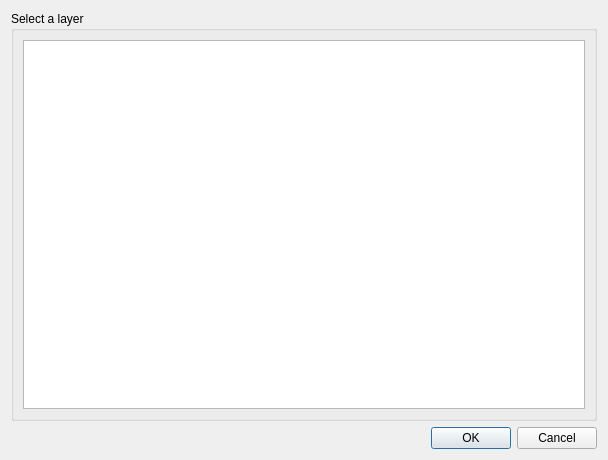
<?xml version="1.0" encoding="UTF-8"?>
<ui version="4.0">
 <class>DlgLoadDataTESingleLayer</class>
 <widget class="QDialog" name="DlgLoadDataTESingleLayer">
  <property name="windowModality">
   <enum>Qt::ApplicationModal</enum>
  </property>
  <property name="geometry">
   <rect>
    <x>0</x>
    <y>0</y>
    <width>608</width>
    <height>460</height>
   </rect>
  </property>
  <property name="windowTitle">
   <string>Open a Trends.Earth file</string>
  </property>
  <layout class="QGridLayout" name="gridLayout">
   <item row="3" column="0">
    <widget class="QDialogButtonBox" name="buttonBox">
     <property name="standardButtons">
      <set>QDialogButtonBox::Cancel|QDialogButtonBox::Ok</set>
     </property>
    </widget>
   </item>
   <item row="0" column="0">
    <widget class="QGroupBox" name="groupBox">
     <property name="title">
      <string>Select a layer</string>
     </property>
     <layout class="QVBoxLayout" name="verticalLayout_2">
      <item>
       <widget class="QListView" name="layers_view">
        <property name="sizePolicy">
         <sizepolicy hsizetype="Expanding" vsizetype="Expanding">
          <horstretch>0</horstretch>
          <verstretch>0</verstretch>
         </sizepolicy>
        </property>
        <property name="selectionMode">
         <enum>QAbstractItemView::SingleSelection</enum>
        </property>
       </widget>
      </item>
     </layout>
    </widget>
   </item>
  </layout>
 </widget>
 <resources/>
 <connections/>
</ui>
